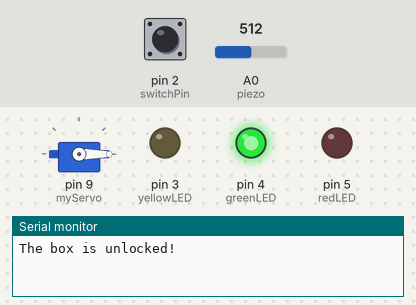
This sketch was run on a simulated Arduino Uno, built with avr-gcc and run on an emulated ATmega328P. Parts: servo, output pins drawn as LEDs (lit = HIGH), the last lines printed to the serial monitor. The test bench sets the inputs (shaded band); at power-on: pin 2 (switchPin) LOW, A0 (piezo) = 512.

Above: at 1.2 s.
1.3 s: pin 2 (switchPin) pulled HIGH for 0.15 s
At 2.2 s:
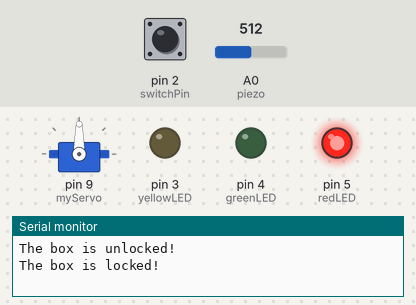
Timing chart, 0 to 4.3 s (numbered marks = the images above; inputs shaded):
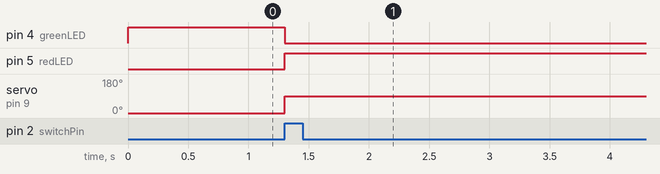

The sketch:

ArduinoLab12KnockLock.ino
```cpp
#include <Servo.h>
Servo myServo;
//set all pins
const int piezo = A0;
const int switchPin = 2;
const int yellowLED = 3;
const int greenLED = 4;
const int redLED = 5;
//vallues
int knockVal;
int switchVal;
//tolerance
const int quietKnock = 10;
const int loudKnock = 100;

boolean locked = false;
int numberOfKnocks = 0;

void setup() {
  myServo.attach(9);//servo object
  pinMode(yellowLED, OUTPUT);//set up LEDs
  pinMode(greenLED, OUTPUT);
  pinMode(redLED, OUTPUT);
  pinMode(switchPin, INPUT);
  Serial.begin(9600);//start serial
  digitalWrite(greenLED, HIGH);
  myServo.write(0);//start state
  Serial.println("The box is unlocked!");
}

void loop() {
  if(locked == false){
    //check for button push
    switchVal = digitalRead(switchPin);
    if(switchVal == HIGH){
      locked = true;
      digitalWrite(greenLED, LOW);
      digitalWrite(redLED, HIGH);
      myServo.write(90);
      Serial.println("The box is locked!");
      delay(1000);
    }
  }

  if(locked == true){
    //check for vibration through piezo
    knockVal = analogRead(piezo);
    if(numberOfKnocks < 3 && knockVal > 0){
      if(checkForKnock(knockVal) == true){
        numberOfKnocks++;
      }
      //Serial.print(3-numberOfKnocks);
      //Serial.println(" more knocks to go");
    }

    if(numberOfKnocks >= 3){
      locked = false;
      myServo.write(0);
      delay(20);
      digitalWrite(greenLED, HIGH);
      digitalWrite(redLED, LOW);
      Serial.println("The box is unlocked!");
    }
  }
}
//Check for knock
boolean checkForKnock(int value){
  if(value > quietKnock && value < loudKnock){
    digitalWrite(yellowLED, HIGH);
    delay(50);
    digitalWrite(yellowLED, LOW);
    Serial.print("Valid knock of value ");
    Serial.println(value);
    return true;
  }
  else{
    //Serial.print("Bad knock value ");
    Serial.println(value);
    return false;
  }
}
```

Measured:
- after the input at 1.3 s, pin 4 (greenLED): HIGH → LOW at once; pin 5 (redLED): LOW → HIGH at once; servo on pin 9 (myServo): 0° → 90° at once
